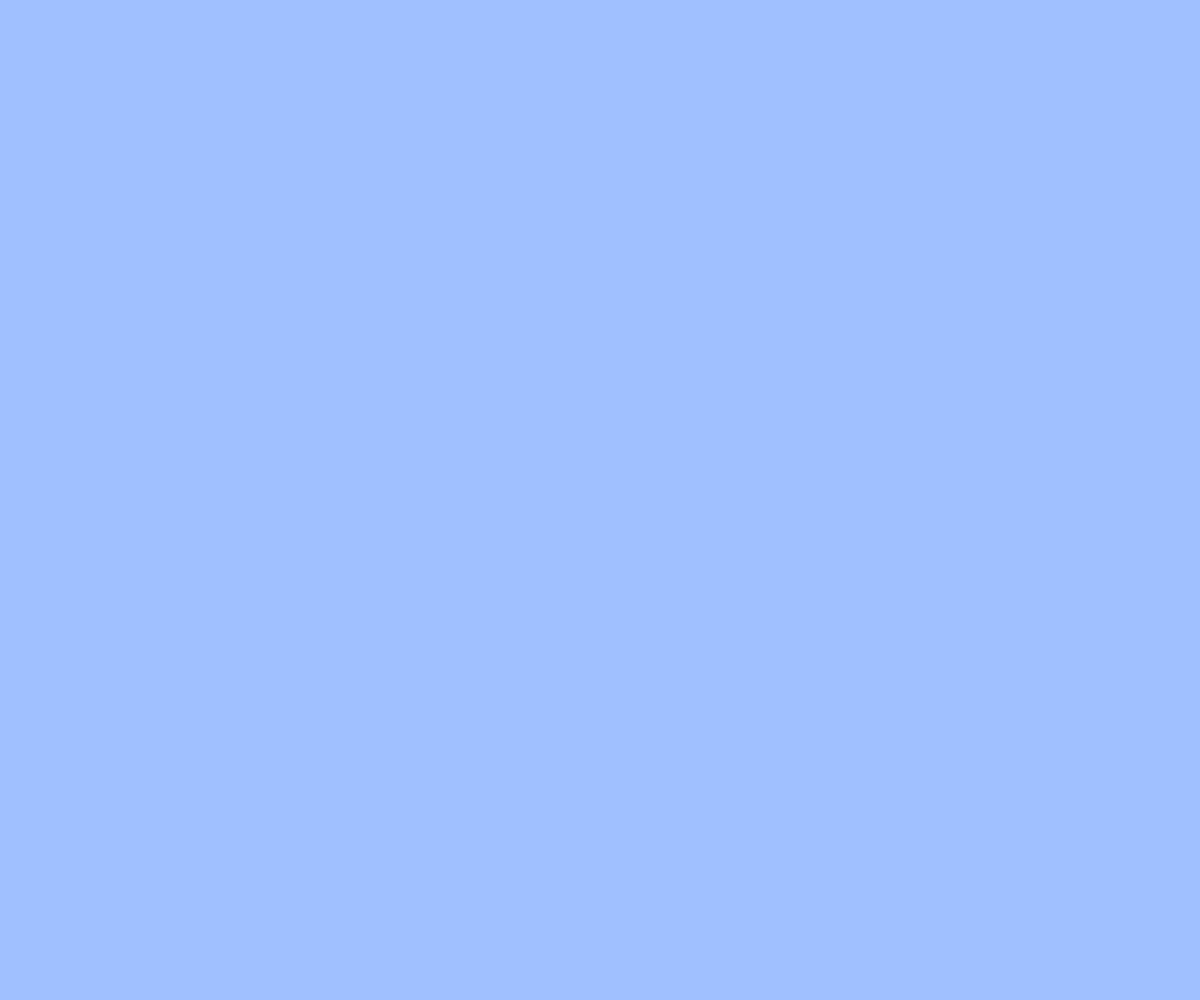
Frame 1 (no input)
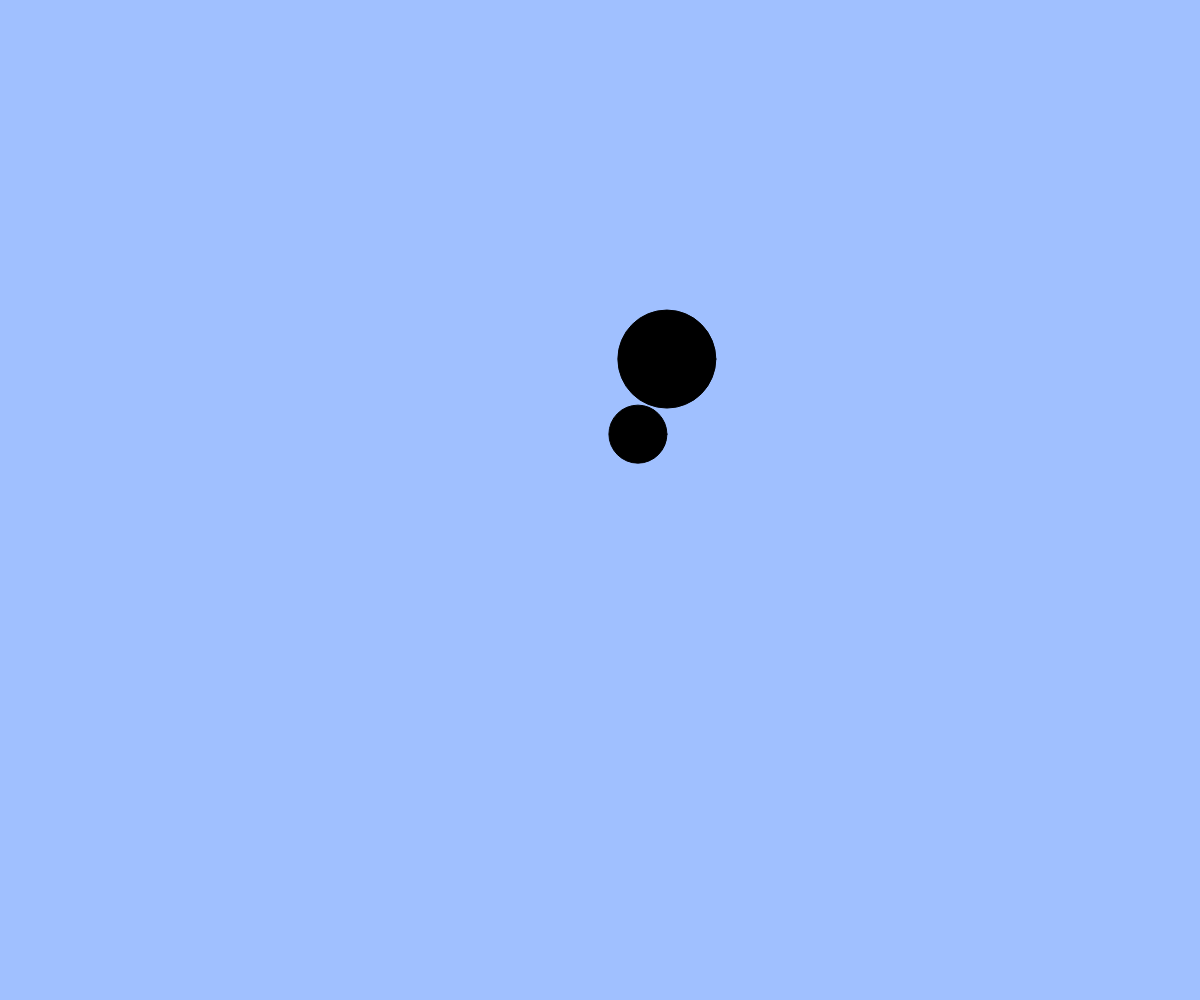
Frame 60 (no input)
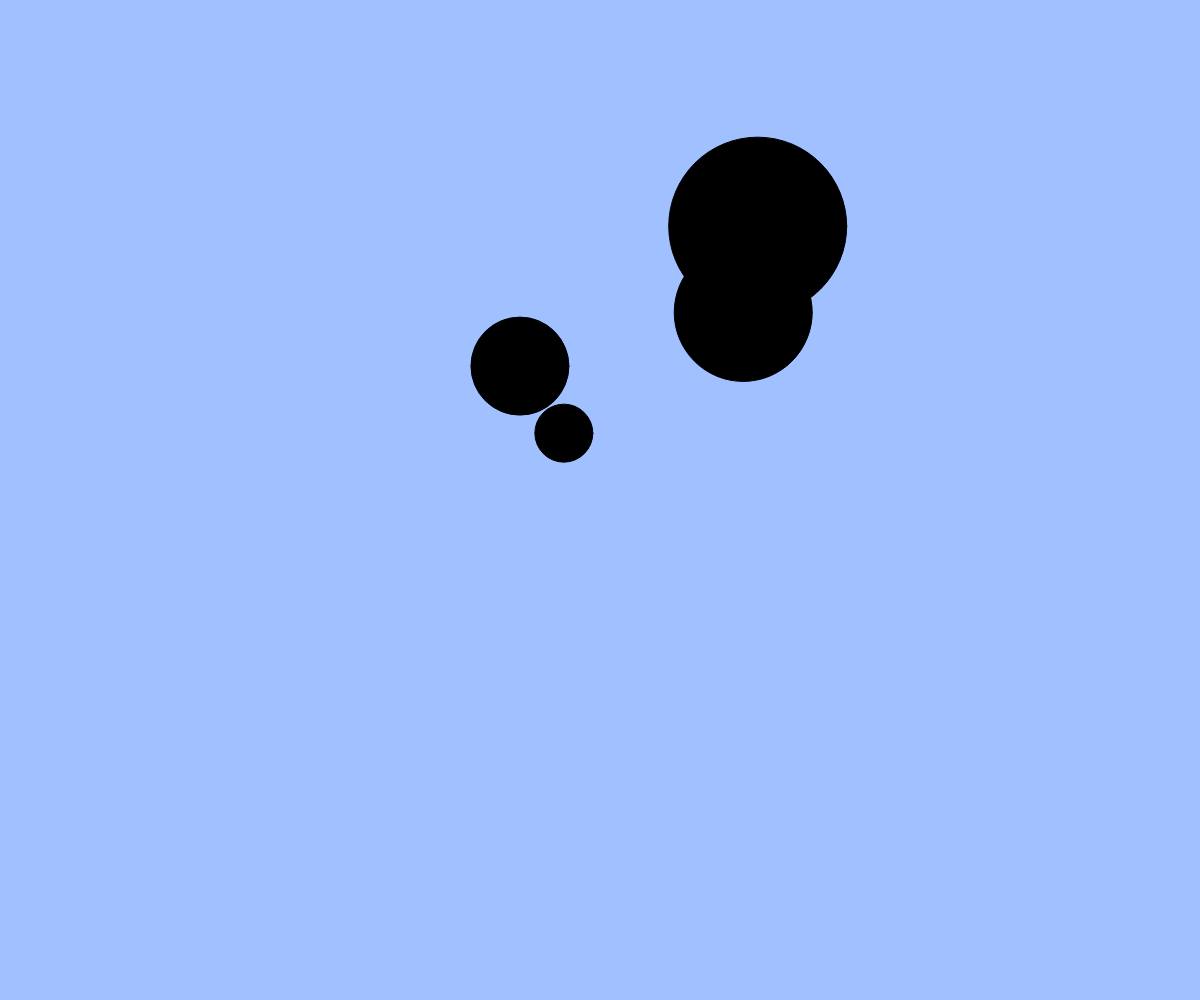
Frame 120 (the mouse pressed at the canvas centre since frame 60)

The p5.js sketch that drew these frames (run headless with seeded random() and noise() and a simulated clock; from frame 60 on, the mouse is pressed at the canvas centre):

// p5.js sketch
// ── sketch.js
// たくさん出てくるアニメーション
let balls;
let targets; // 追加（ボールを当てる的）

function setup(){
  createCanvas(windowWidth, windowHeight);
  balls = [];
  targets = [];
}

function windowResized(){
  resizeCanvas(windowWidth, windowHeight);
}

function draw(){
  background(160, 192, 255);

  // 的のアニメーション（注意：追加しないと何も起きない）
  for(let i = 0; i < targets.length; i++){
    let t = targets[i];
    fill(0);
    ellipse(t.x, t.y, t.size);
    t.x += t.vx;
    t.y += t.vy;
    t.size += 2;
  }

  // ボールのアニメーション
  for(let i = 0; i < balls.length; i++){
    let b = balls[i];
    fill(255);
    ellipse(b.x, b.y, b.size);
    b.x += b.vx;
    b.y += b.vy;
  }

  // 画面外に出たボールを配列から削除する
  const ballsInCanvas = []; // 画面内のボールを一時的に保持する配列
  for(let i = 0; i < balls.length; i++){
    let b = balls[i];
    if(b.x > 0 && b.x < width && b.y > 0 && b.y < height){ // 画面内
      ballsInCanvas.push(b);
    }
  }
  balls = ballsInCanvas; // 画面内のボールだけを残す

  // 補足：filter 関数を使うともっと簡単に書ける
  // balls = balls.filter(insideCanvas);

  if(frameCount % 20 === 0) { // 20フレームごとに新しい的を追加する
    // BLANK[1] 新しい的オブジェクトを作成して targets 配列に追加しよう
   const constv=4;
   let randvx=random(-constv,constv);
   let randvy=Math.sqrt(constv*constv-randvx*randvx);
   let direction=random(-1,1);
   if(direction<0){
    randvy*=-1;
   }
   const t={x:windowWidth/2,y:windowHeight/2,size:20,vx:randvx,vy:randvy};
   targets.push(t);
  }

  // ボールに当たった or 大きくなりすぎた的を配列から削除する
  const activeTargets = []; // 生き残った的を一時的に保持する配列
  for(let i = 0; i < targets.length; i++){
    let t = targets[i];
    if(t.size < 200){ // 大きくなりすぎていない
      let hit = false;
      for(let j = 0; j < balls.length; j++){ // すべてのボールと衝突判定
        let b = balls[j];
        // BLANK[2]
        const dx=b.x-t.x;
        const dy=b.y-t.y;
        const r=(t.size+b.size)/2;
        if(dx*dx+dy*dy<=r*r){
         hit=true;
        }
      }
      if(!hit) activeTargets.push(t); // 衝突していなければ生き残る
    }
  }
  targets = activeTargets; // 生き残った的だけを残す
}

function mouseDragged(){
  const dx = mouseX - pmouseX;
  const dy = mouseY - pmouseY;
  if(mag(dx, dy) > 5){
    const b = { x: mouseX, y: mouseY, size: 20, vx: dx, vy: dy };
    balls.push(b);
  }
}

function insideCanvas(b) {
  return b.x > 0 && b.x < width && b.y > 0 && b.y < height;
}
